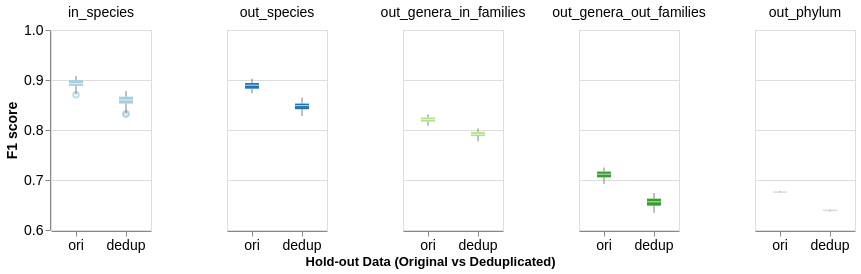

Notebook code cell kept with this figure:
### Code cell
draw_boxplot_compare(compare_eval)#.save("./figures/compare_dedup_holdout_boxplot.pdf")

### Figure 1 — Vega-Lite specification as saved in the notebook (floating-point values rounded to 4 significant figures; data arrays with more than 128 entries replaced by an {"elided": "..."} marker saying what was removed)
{"config": {"view": {"continuousWidth": 300, "continuousHeight": 300}, "axis": {"labelFontSize": 14, "titleFontSize": 14}, "header": {"labelFontSize": 14}}, "data": {"name": "data-910164975e75ad9953f5035dfa740be0"}, "mark": {"type": "boxplot", "color": "gray"}, "encoding": {"color": {"field": "test_case", "legend": null, "scale": {"domain": ["in_species", "out_species", "out_genera_in_families", "out_genera_out_families", "out_phylum"], "range": ["#a6cee3", "#1f78b4", "#b2df8a", "#33a02c", "gray"]}, "title": "Test case", "type": "nominal"}, "facet": {"field": "test_case", "sort": ["in_species", "out_species", "out_genera_in_families", "out_genera_out_families", "out_phylum"], "title": null, "type": "nominal"}, "tooltip": [{"field": "test_case", "type": "nominal"}, {"field": "f1", "type": "quantitative"}], "x": {"axis": {"labelAngle": 0}, "field": "holdout", "sort": ["ori", "dedup"], "title": null, "type": "nominal"}, "y": {"field": "f1", "scale": {"domain": [0.6, 1]}, "title": "F1 score", "type": "quantitative"}}, "height": 200, "title": {"text": "Hold-out Data (Original vs Deduplicated)", "anchor": "middle", "orient": "bottom"}, "width": 100, "$schema": "https://vega.github.io/schema/vega-lite/v5.20.1.json", "datasets": {"data-910164975e75ad9953f5035dfa740be0": {"elided": "200 records"}}}
